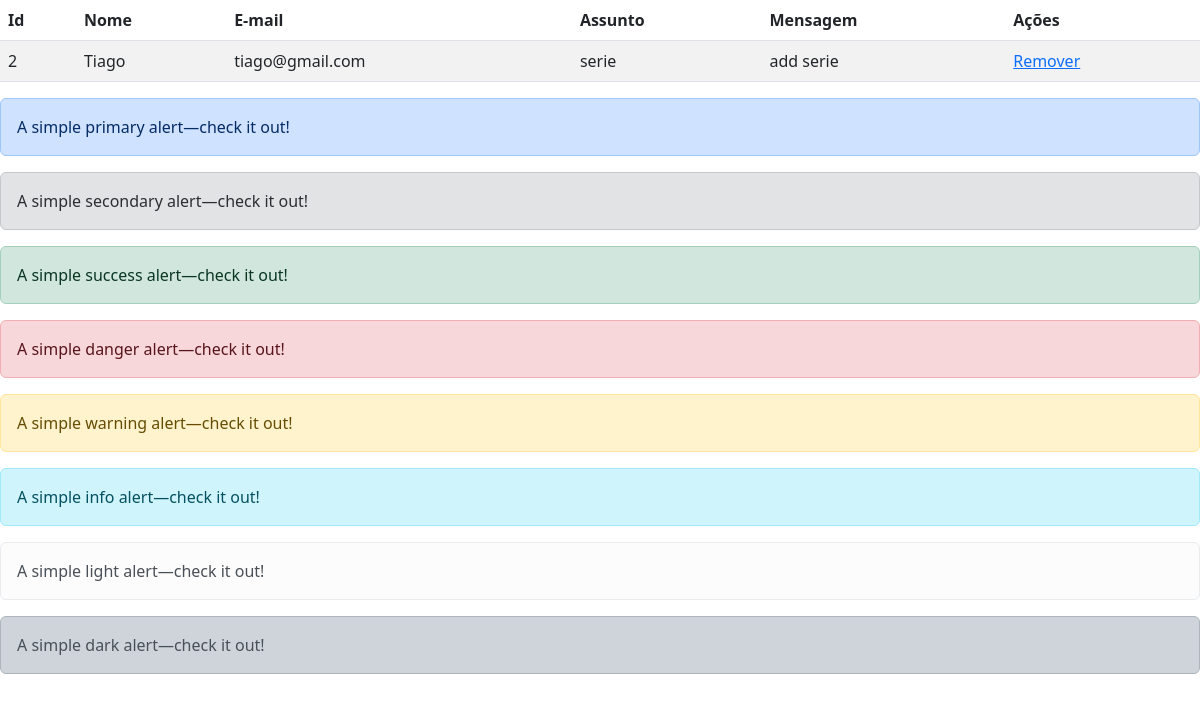
The app's page /panel/contato-lista.php, older data.
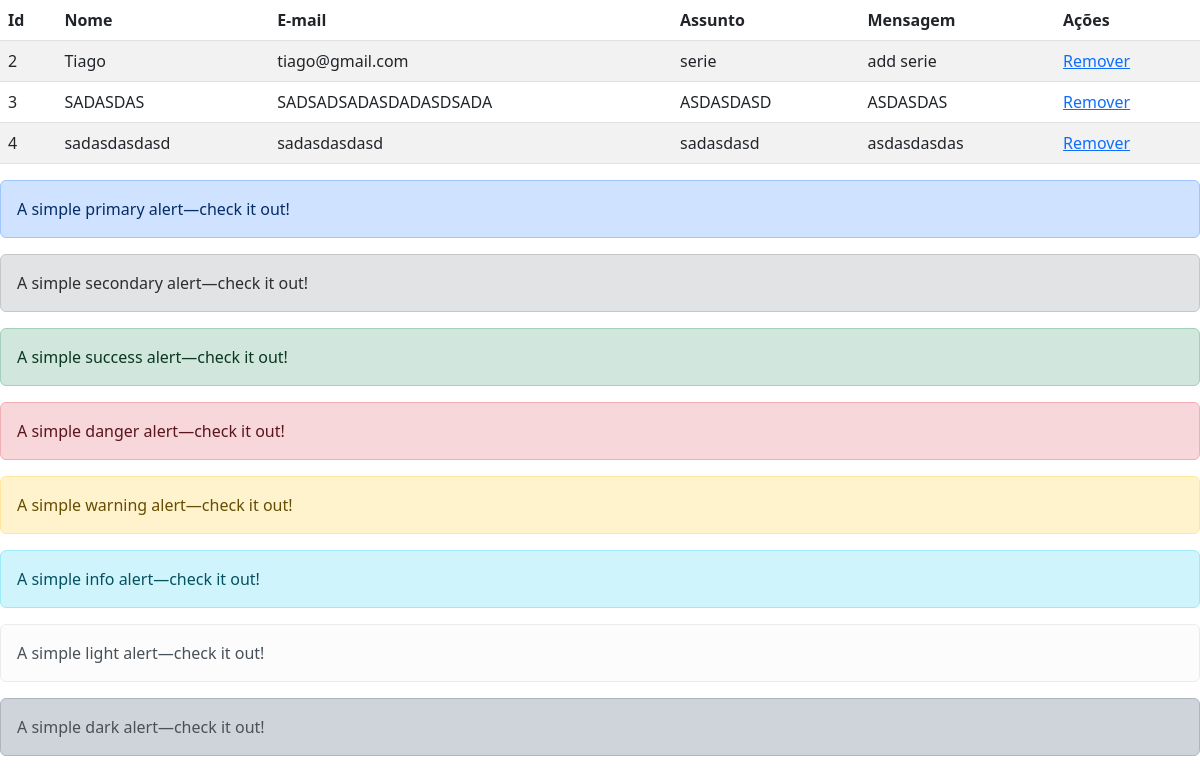
The same page, newer data.
### tables this page shows
CREATE TABLE IF NOT EXISTS `tbcontato` (
  `idContato` int(11) NOT NULL AUTO_INCREMENT,
  `nomeContato` varchar(40) DEFAULT NULL,
  `emailContato` varchar(40) DEFAULT NULL,
  `assuntoContato` varchar(400) DEFAULT NULL,
  `mensagemContato` varchar(2000) DEFAULT NULL,
  PRIMARY KEY (`idContato`)
);

### panel/contato-lista.php (the view, shortened to what this page needs)
<?php include("conexao.php"); ?>
<!DOCTYPE html>
<html lang="en">
<head>
    <link href="https://cdn.jsdelivr.net/npm/bootstrap@5.3.0-alpha3/dist/css/bootstrap.min.css" rel="stylesheet">
</head>
<body>
    <section>
        <table class="table table-striped">
            <thead>
            <tr>
                <th scope="col">Id</th>
                <th scope="col">Nome</th>
                <th scope="col">E-mail</th>
                <th scope="col">Assunto</th>
                <th scope="col">Mensagem</th>
                <th scope="col">Ações</th>
            </tr>
            </thead>
            <tbody>
            <?php
                $stmt = $pdo->prepare("select * from tbcontato");
                $stmt ->execute();
                while($row = $stmt ->fetch(PDO::FETCH_BOTH)){
                    echo "<tr class='celula'>";
                        echo "<td> $row[0] </td>";
                        echo "<td> $row[1] </td>";
                        echo "<td> $row[2] </td>";
                        echo "<td> $row[3] </td>";
                        echo "<td> $row[4] </td>";
                        echo "<td>
                         <a href ='contato-remover.php?id= $row[0]'> Remover </a>
                          </td>";
                    echo "</tr>";
                }
            ?>
            </tbody>
        </table>
    </section>
    <div class="alert alert-primary" role="alert">
  A simple primary alert—check it out!
</div>
<div class="alert alert-secondary" role="alert">
  A simple secondary alert—check it out!
</div>
<div class="alert alert-success" role="alert">
  A simple success alert—check it out!
</div>
<div class="alert alert-danger" role="alert">
  A simple danger alert—check it out!
</div>
<div class="alert alert-warning" role="alert">
  A simple warning alert—check it out!
</div>
<div class="alert alert-info" role="alert">
  A simple info alert—check it out!
</div>
<div class="alert alert-light" role="alert">
  A simple light alert—check it out!
</div>
<div class="alert alert-dark" role="alert">
  A simple dark alert—check it out!
</div>
</body>
</html>

Row changes from the older to the newer data that the page shows:
added tbcontato: idContato "3", nomeContato "SADASDAS", emailContato "SADSADSADASDADASDSADA", assuntoContato "ASDASDASD", mensagemContato "ASDASDAS"
added tbcontato: idContato "4", nomeContato "sadasdasdasd", emailContato "sadasdasdasd", assuntoContato "sadasdasd", mensagemContato "asdasdasdas"
